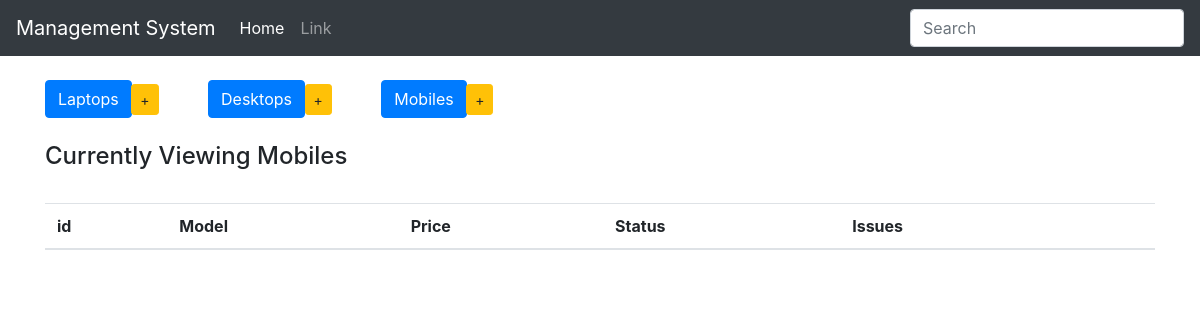
The page /display_mobiles on the database as committed earlier.
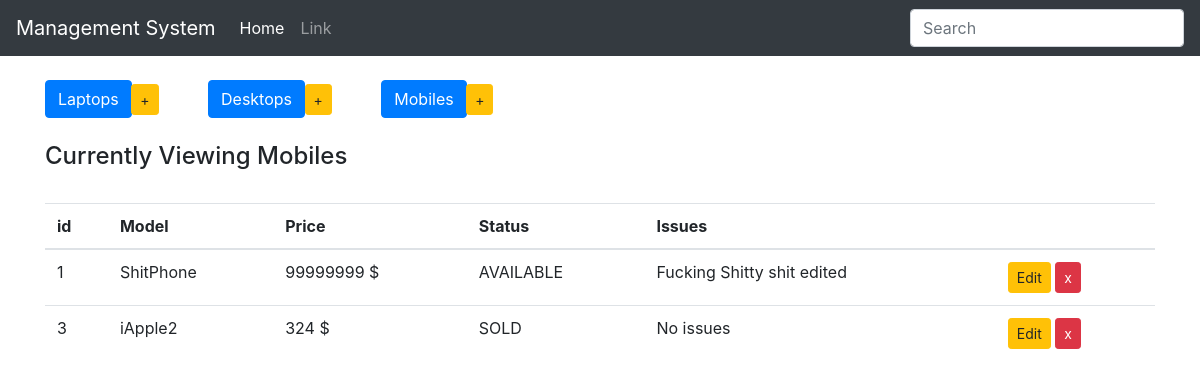
The same page on the database as committed later.
### inventory/models.py (models this page shows, shortened)
class Device(models.Model):  # name of the table
    type = models.CharField(max_length=100, blank=False)  # name of the column
    price = models.IntegerField()
    choices = (
        ('AVAILABLE', 'ITEM READY TO BE PURCHASED'),
        ('SOLD', 'ITEM SOLD'),
        ('RESTOCKING', 'ITEM RESTOCKING IN FEW DAYS')
    )
    status = models.CharField(max_length=10, choices=choices, default="SOLD")  # Available, Sold, Restocking
    issues = models.CharField(max_length=100, default="No issues")
    class Meta:
        abstract = True

class Mobile(Device):
    pass

### inventory/views.py (the view)
# urls.py: url(r'^display_mobiles$', display_mobiles, name='display_mobiles'),
def display_mobiles(request):
    items = Mobile.objects.all()
    context = {
        'items': items,
        'header': 'Mobiles'
    }
    return render(request, 'index.html', context)

### templates/index.html
{% extends 'base.html' %}
{% block body %}
  <div class="add_buttons">
  <br>
    <div class="button-group">
      <a href="{% url 'display_laptops' %}" class="btn btn-primary btn-md btn-trim" role="button"> Laptops</a>
      <a href="{% url 'add_laptop' %}" class="btn btn-warning btn-sm btn-pad" role="button"> +</a>
      <a href="{% url 'display_desktops' %}" class="btn btn-primary btn-md btn-trim" role="button"> Desktops</a>
      <a href="{% url 'add_desktop' %}" class="btn btn-warning btn-sm btn-pad" role="button"> +</a>
      <a href="{% url 'display_mobiles' %}" class="btn btn-primary btn-md btn-trim" role="button"> Mobiles</a>
      <a href="{% url 'add_mobile' %}" class="btn btn-warning btn-sm btn-pad" role="button"> +</a>
    </div>
  </div>
    <br>
  <div>
    <h4>Currently Viewing {{ header }}</h4>
  </div>
    <br>
  <table class="table table-hover">
    <thead>
      <tr>
        <th>id</th>
        <th>Model</th>
        <th>Price</th>
        <th>Status</th>
        <th>Issues</th>
        <th></th>
      </tr>
    </thead>
    <tbody>
      {% for item in items %}
      <tr>
        <td>{{ item.pk }}
        <td>{{ item.type }}</td>
        <td>{{ item.price }} $</td>
        <td>{{ item.status }}</td>
        <td>{{ item.issues }}</td>
        {% if header|lower == "laptops" %}
        <td>
            <a href="{% url 'edit_laptop' item.pk %}" class="btn btn-warning btn-sm" role="button" aria-pressed="true" > Edit</a>
            <a href="{% url 'delete_laptop' item.pk%}" class="btn btn-danger btn-sm" role="button" aria-pressed="true" > x</a>
        </td>
        {% elif header|lower == "desktops" %}
        <td>
            <a href="{% url 'edit_desktop' item.pk %}" class="btn btn-warning btn-sm" role="button" aria-pressed="true" > Edit</a>
            <a href="{% url 'delete_desktop' item.pk%}" class="btn btn-danger btn-sm" role="button" aria-pressed="true" > x</a>
        </td>
        {% else %}
        <td>
            <a href="{% url 'edit_mobile' item.pk %}" class="btn btn-warning btn-sm" role="button" aria-pressed="true" > Edit</a>
            <a href="{% url 'delete_mobile' item.pk%}" class="btn btn-danger btn-sm" role="button" aria-pressed="true" > x</a>
        </td>
        {% endif %}
      </tr>
      {% endfor %}
    </tbody>
  </table>
{% endblock %}

Rows that differ between the two databases and show on the page:
added Mobile: pk "1", type "ShitPhone", price "99999999", status "AVAILABLE", issues "Fucking Shitty shit edited"
added Mobile: pk "3", type "iApple2", price "324", status "SOLD", issues "No issues"
